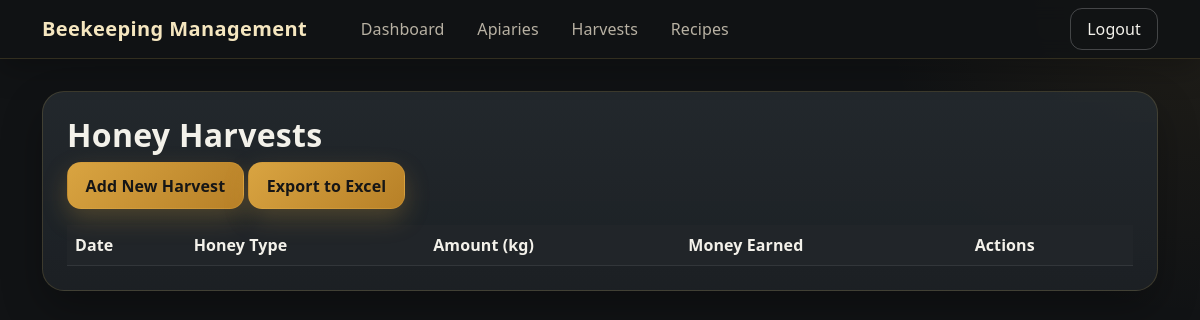
The app's page /harvests (signed in), older data.
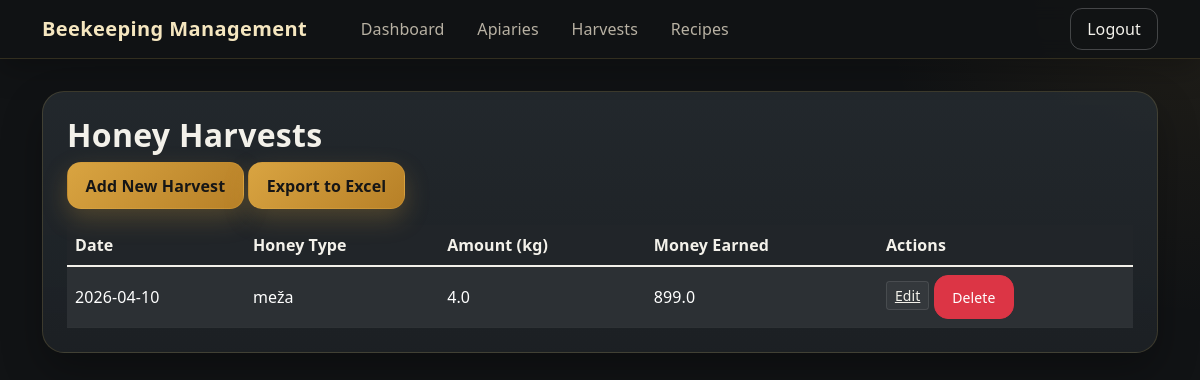
The same page, newer data.
### tables this page shows
CREATE TABLE honey_harvests (
                    id INTEGER PRIMARY KEY,
                    date TEXT NOT NULL,
                    honey_type TEXT NOT NULL,
                    amount REAL NOT NULL,
                    money_earned REAL
                , user_id INTEGER NOT NULL DEFAULT 1);

### web_app.py (the view)
@app.route('/harvests')
@login_required
def harvests():
    conn = sqlite3.connect('beekeeping.db')
    c = conn.cursor()
    c.execute("SELECT id, date, honey_type, amount, money_earned FROM honey_harvests WHERE user_id = ? ORDER BY date DESC", (session['user_id'],))
    harvests_list = c.fetchall()
    conn.close()
    return render_template('harvests.html', harvests=harvests_list)

### web_app.py (called while the page is built)
@app.before_request
def require_login():
    allowed = {"login", "register", "logout", "static", "serve_image"}  # names of view functions that don't require auth
    if request.endpoint not in allowed and not session.get("logged_in"):
        return redirect(url_for("login"))

def login_required(f):
    @wraps(f)
    def decorated_function(*args, **kwargs):
        if not session.get("logged_in"):
            return redirect(url_for("login"))
        return f(*args, **kwargs)
    return decorated_function

### templates/harvests.html (shortened to what this page needs)
{% extends "base.html" %}
{% block content %}
<div class="glass-panel p-4 mb-4">
<h2 class="section-title">Honey Harvests</h2>
<a href="{{ url_for('add_harvest') }}" class="btn btn-honey mb-3">Add New Harvest</a>
<a href="{{ url_for('export_harvests') }}" class="btn btn-honey mb-3">Export to Excel</a>
<div class="table-responsive"><table class="table table-dark table-striped table-hover align-middle mb-0">
    <thead>
        <tr>
            <th>Date</th>
            <th>Honey Type</th>
            <th>Amount (kg)</th>
            <th>Money Earned</th>
            <th>Actions</th>
        </tr>
    </thead>
    <tbody>
        {% for harvest in harvests %}
        <tr>
            <td>{{ harvest[1] }}</td>
            <td>{{ harvest[2] }}</td>
            <td>{{ harvest[3] }}</td>
            <td>{{ harvest[4] or 0 }}</td>
            <td>
                <a href="{{ url_for('edit_harvest', id=harvest[0]) }}" class="btn-sm btn-secondary">Edit</a>
                <a href="{{ url_for('delete_harvest', id=harvest[0]) }}" class="btn btn-sm btn-danger" onclick="return confirm('Are you sure?')">Delete</a>
            </td>
        </tr>
        {% endfor %}
    </tbody>
</table></div>
</div>
{% endblock %}

### templates/base.html (shortened to what this page needs)
<!DOCTYPE html>
<html lang="lv">
<head>
    <link href="https://cdn.jsdelivr.net/npm/bootstrap@5.1.3/dist/css/bootstrap.min.css" rel="stylesheet">
</head>
<body>
    <nav class="navbar navbar-expand-lg navbar-dark">
        <div class="container">
            <a class="navbar-brand" href="{{ url_for('index') }}">Beekeeping Management</a>
            <div class="collapse navbar-collapse" id="mainNavbar">
                <div class="navbar-nav me-auto ms-lg-4">
                    {% if session.get('logged_in') %}
                        <a class="nav-link" href="{{ url_for('dashboard') }}">Dashboard</a>
                        <a class="nav-link" href="{{ url_for('apiaries') }}">Apiaries</a>
                        <a class="nav-link" href="{{ url_for('harvests') }}">Harvests</a>
                        <a class="nav-link" href="{{ url_for('recipes') }}">Recipes</a>
                    {% endif %}
                </div>
                <div class="navbar-nav">
                    {% if session.get('logged_in') %}
                        <a class="btn btn-outline-light ms-lg-3 mt-3 mt-lg-0" href="{{ url_for('logout') }}">Logout</a>
                    {% endif %}
                </div>
            </div>
        </div>
    </nav>
    <main class="container main-container">
        {% block content %}{% endblock %}
    </main>
</body>
</html>

### templates/base.html (style rules this page uses)
:root { --bg: #111315; --bg-soft: #171a1d; --panel: #1d2125; --panel-2: #242a2f; --border: rgba(255, 209, 102, 0.14); --text: #f3f1ea; --muted: #b8b1a3; --accent: #d9a441; --accent-hover: #e3b65f; --success-bg: #1d2b21; --success-border: #35553d; }
html, body { height: 100%; }
body { background: radial-gradient(circle at top right, rgba(217, 164, 65, 0.08), transparent 22%), radial-gradient(circle at bottom left, rgba(217, 164, 65, 0.05), transparent 20%), var(--bg); color: var(--text); font-family: "Segoe UI", Tahoma, Geneva, Verdana, sans-serif; letter-spacing: 0.1px; }
.navbar { background: rgba(17, 19, 21, 0.92) !important; backdrop-filter: blur(10px); border-bottom: 1px solid var(--border); box-shadow: 0 10px 30px rgba(0, 0, 0, 0.25); }
.navbar-brand { font-weight: 700; letter-spacing: 0.4px; color: #f5e6bf !important; }
.nav-link { color: var(--muted) !important; margin-right: 0.35rem; border-radius: 10px; padding: 0.55rem 0.85rem !important; transition: 0.2s ease; }
.main-container { padding-top: 2rem; padding-bottom: 2rem; }
.glass-panel, .card { background: linear-gradient(180deg, rgba(36, 42, 47, 0.92), rgba(29, 33, 37, 0.96)); border: 1px solid var(--border); border-radius: 22px; box-shadow: 0 18px 40px rgba(0, 0, 0, 0.28); }
.section-title { font-weight: 700; letter-spacing: 0.3px; }
.btn { border-radius: 14px; transition: all 0.18s ease; padding: 0.65rem 1.1rem; }
.btn-primary, .btn-honey { background: linear-gradient(135deg, var(--accent), #b78027); border: 1px solid rgba(217, 164, 65, 0.30); color: #161616; font-weight: 600; box-shadow: 0 10px 24px rgba(217, 164, 65, 0.25); }
.btn-secondary { background: rgba(255, 255, 255, 0.04); border: 1px solid rgba(255, 255, 255, 0.10); color: var(--text); }
.btn-outline-light { background: transparent; border: 1px solid rgba(255, 255, 255, 0.22); color: var(--text); padding: 0.5rem 1rem; border-radius: 12px; }
.table { color: var(--text); }
.table th, .table td { border-color: rgba(255, 255, 255, 0.08); }
.table-striped > tbody > tr:nth-of-type(odd) { background: rgba(255, 255, 255, 0.03); }

Row changes from the older to the newer data that the page shows:
added honey_harvests: date "2026-04-10", honey_type "meža", amount "4.0", money_earned "899.0"
